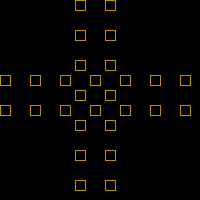
Frame 1 (no input)
Frame 60 (the mouse pressed at the canvas centre just before this capture): identical to frame 1, image omitted
Frame 120 (the mouse held since frame 60 and released just before this capture): identical to frame 1, image omitted

The Processing sketch that drew this single still picture (run headless with seeded random() and noise(); from frame 60 on, the mouse is pressed at the canvas centre):

// Processing sketch: processing_93143
// ── processing_93143.pde

//Emanuele S. Reis - Exercício Quadrados cruz
void setup (){
size(200,200);
background(0);
noStroke();
}

void draw (){
for (int x=0; x < 20; x++)
{
  noFill ();
  stroke (188,143,17);
 rect(x*30, 75, 10, 10);
 rect (x*30, 105, 10, 10);
 rect (75,x*30,10,10);
 rect (105,x*30,10,10);
  
}

}
